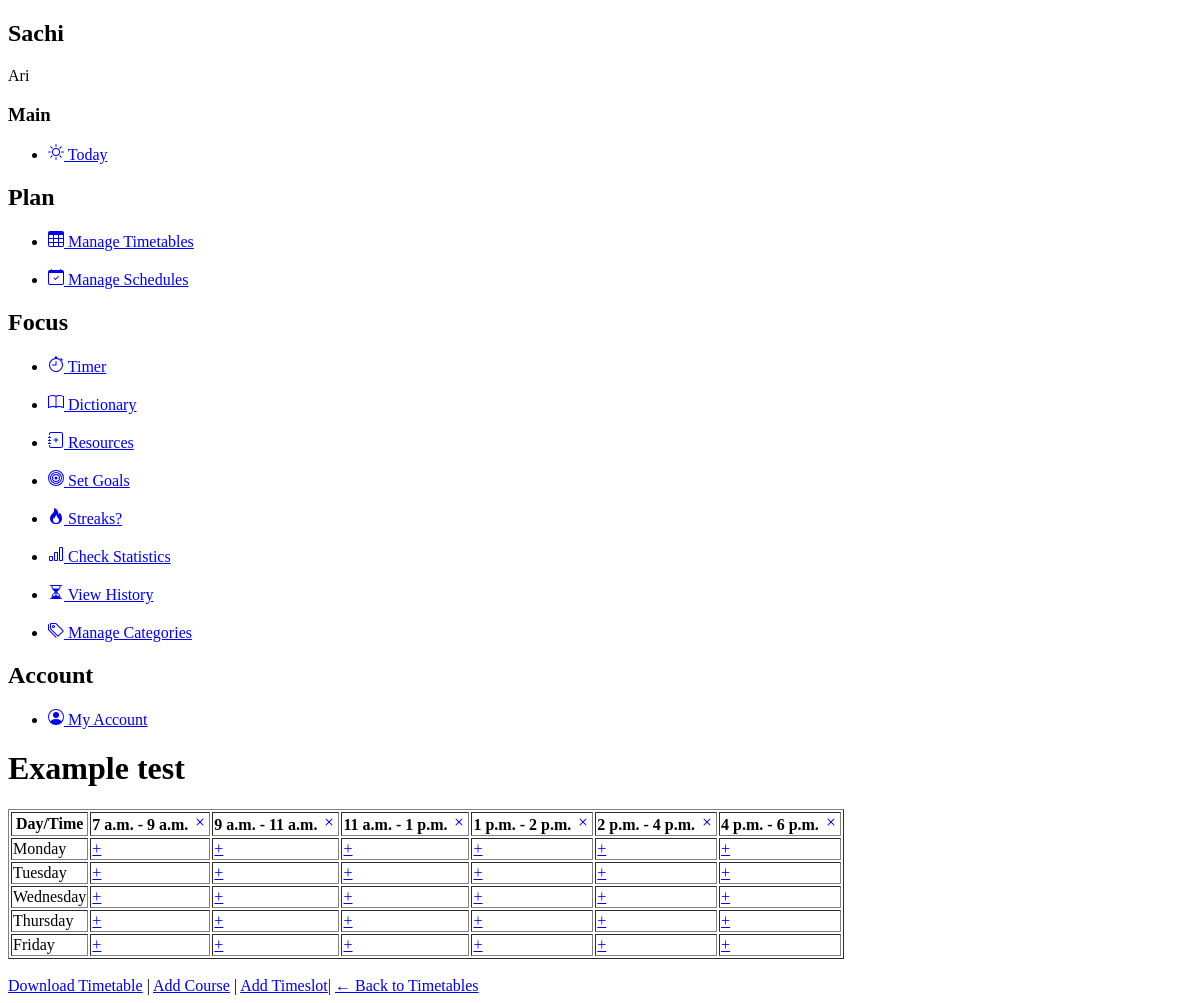
/timetable/1/ (signed in), run on an earlier commit of the app's database.
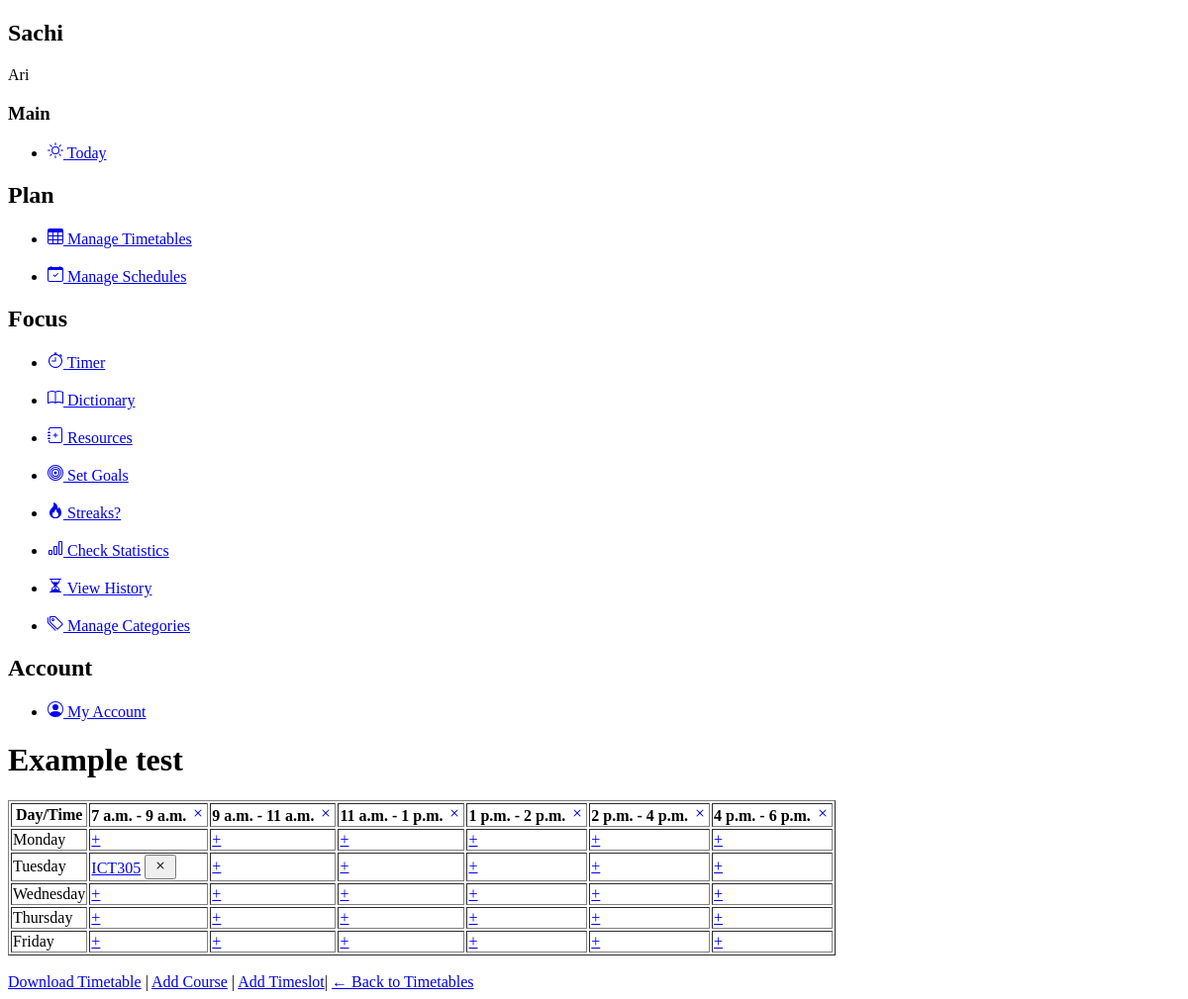
And on a later commit of the database.
### planner/models.py (models this page shows, shortened)
class Timeslot(models.Model):
    timetable = models.ForeignKey('Timetable', on_delete=models.CASCADE)
    start_time = models.TimeField()
    end_time = models.TimeField()

class TimetableEntry(models.Model):
    timetable = models.ForeignKey(Timetable, on_delete=models.CASCADE)
    user = models.ForeignKey(User, on_delete=models.CASCADE, null=True, blank=True)
    day = models.CharField(max_length=10, choices=DAYS_OF_WEEK)
    timeslot = models.ForeignKey(Timeslot, on_delete=models.CASCADE)
    subjectInfo = models.ForeignKey(Subject_and_location, on_delete=models.CASCADE)
    class Meta:
        unique_together = ('timetable', 'day', 'timeslot')

class Subject_and_location(models.Model):
    subject = models.CharField(max_length=1000)
    location = models.CharField(max_length=100)

### planner/views/timetable_views.py (the view)
# urls.py: path('timetable/<int:timetable_id>/', views.timetable_view, name='timetable_view'),
@login_required(login_url='planner:login')
def timetable_view(request, timetable_id):
    timetable = get_object_or_404(Timetable, id=timetable_id, user=request.user)
    days = ['Monday', 'Tuesday', 'Wednesday', 'Thursday', 'Friday']
    timeslots = Timeslot.objects.filter(timetable=timetable).order_by('start_time')
    grid = []
    for day in days:
        row = []
        for timeslot in timeslots:
            entry = TimetableEntry.objects.filter(
                timetable=timetable,
                day=day,
                timeslot=timeslot
            ).first()
            row.append((entry, timeslot))
        grid.append((day, row))
    return render(request, 'index.html', {
        'timetable': timetable,
        'grid': grid,
        'timeslots': timeslots
    })

### planner/templates/index.html (shortened to what this page needs)
{% extends 'base.html' %}
{% block content %}
    <h1>{{ timetable.name }}</h1>
    <table border="1">
        <thead>
            <tr>
                <th>Day/Time</th>
                {% for slot in timeslots %}
                    <th>{{ slot.start_time }} - {{ slot.end_time }}
                        <a href="{% url 'planner:delete_timeslot' slot.id %}">
                            <svg xmlns="http://www.w3.org/2000/svg" width="16" height="16" fill="currentColor" viewBox="0 0 16 16">
                                <path d="M4.646 4.646a.5.5 0 0 1 .708 0L8 7.293l2.646-2.647a.5.5 0 0 1 .708.708L8.707 8l2.647 2.646a.5.5 0 0 1-.708.708L8 8.707l-2.646 2.647a.5.5 0 0 1-.708-.708L7.293 8 4.646 5.354a.5.5 0 0 1 0-.708"/>
                            </svg>
                        </a>
                    </th>
                {% endfor %}
            </tr>
        </thead>
        <tbody>
            {% for day, row in grid %}
            <tr>
                <td>{{ day }}</td>
                {% for entry, timeslot in row %}
                    <td>
                        {% if entry %}
                            <a href="{% url 'planner:edit_entry' entry.id %}">{{ entry.subjectInfo.subject }}</a>
                            <form action="{% url 'planner:delete_entry' entry.id %}" method="POST" style="display:inline;">
                                <button type="submit" onclick="return confirm('Delete this entry?');">
                                    <svg xmlns="http://www.w3.org/2000/svg" width="16" height="16" fill="currentColor" viewBox="0 0 16 16">
                                        <path d="M4.646 4.646a.5.5 0 0 1 .708 0L8 7.293l2.646-2.647a.5.5 0 0 1 .708.708L8.707 8l2.647 2.646a.5.5 0 0 1-.708.708L8 8.707l-2.646 2.647a.5.5 0 0 1-.708-.708L7.293 8 4.646 5.354a.5.5 0 0 1 0-.708"/>
                                    </svg>
                                </button>
                            </form>
                        {% else %}
                            <a href="{% url 'planner:add_course' %}?timetable={{ timetable.id }}&day={{ day }}&timeslot={{ timeslot.id }}">+</a>
                        {% endif %}
                    </td>
                {% endfor %}
            </tr>
            {% endfor %}
        </tbody>
    </table>
    <br>
    <a href="{% url 'planner:export_timetable_pdf' timetable.id %}" target="_blank">Download Timetable</a> |
    <a href="{% url 'planner:add_course' %}?timetable={{ timetable.id }}">Add Course</a> |
    <a href="{% url 'planner:add_timeslot' %}?timetable={{ timetable.id }}">Add Timeslot</a>|
    <a href="{% url 'planner:timetable_home' %}">← Back to Timetables</a>
{% endblock %}

What changed in the data, as far as the page shows it:
added TimetableEntry: subjectInfo.subject "ICT305"
